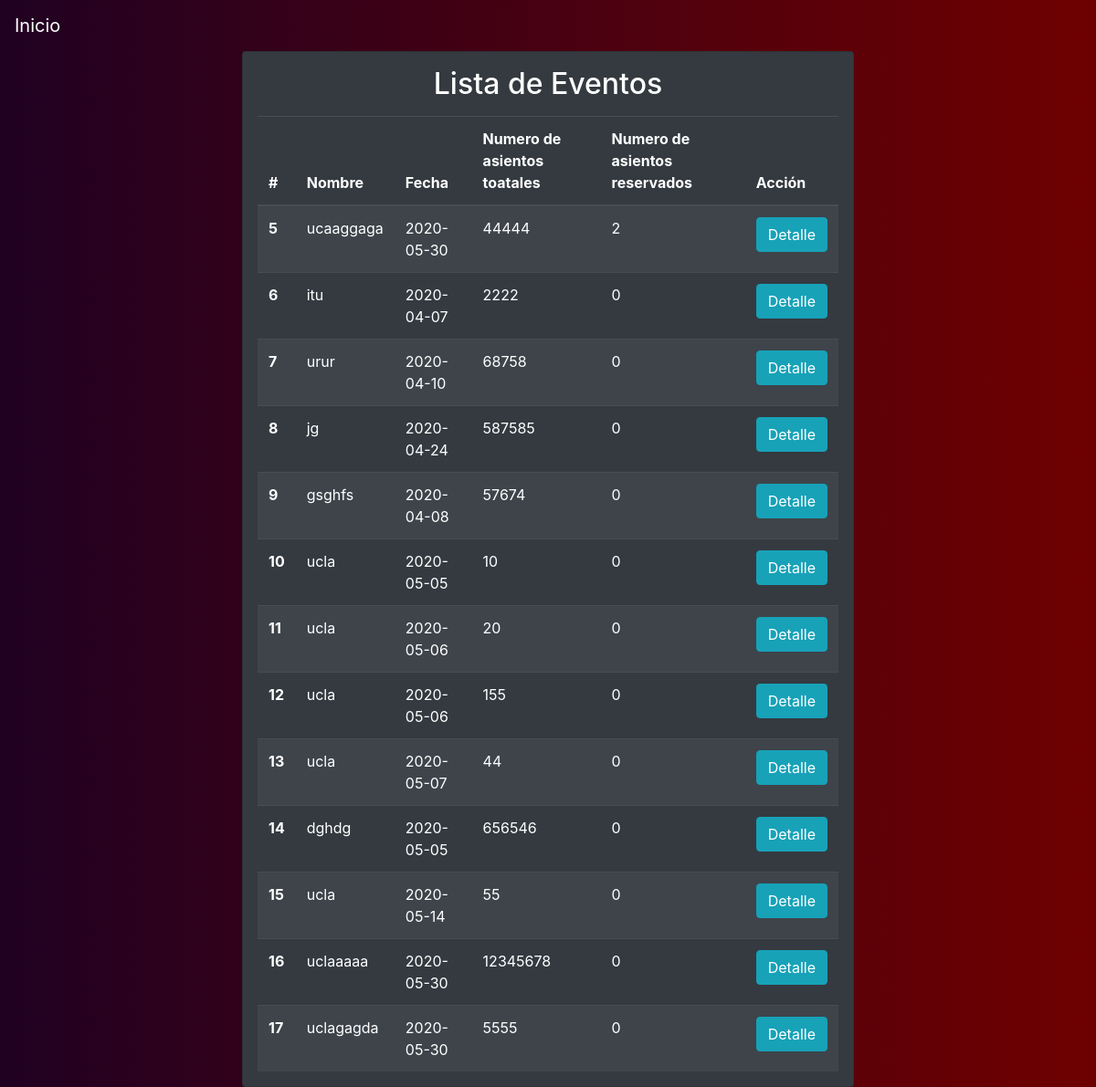
The app's page /events-inactive, older data.
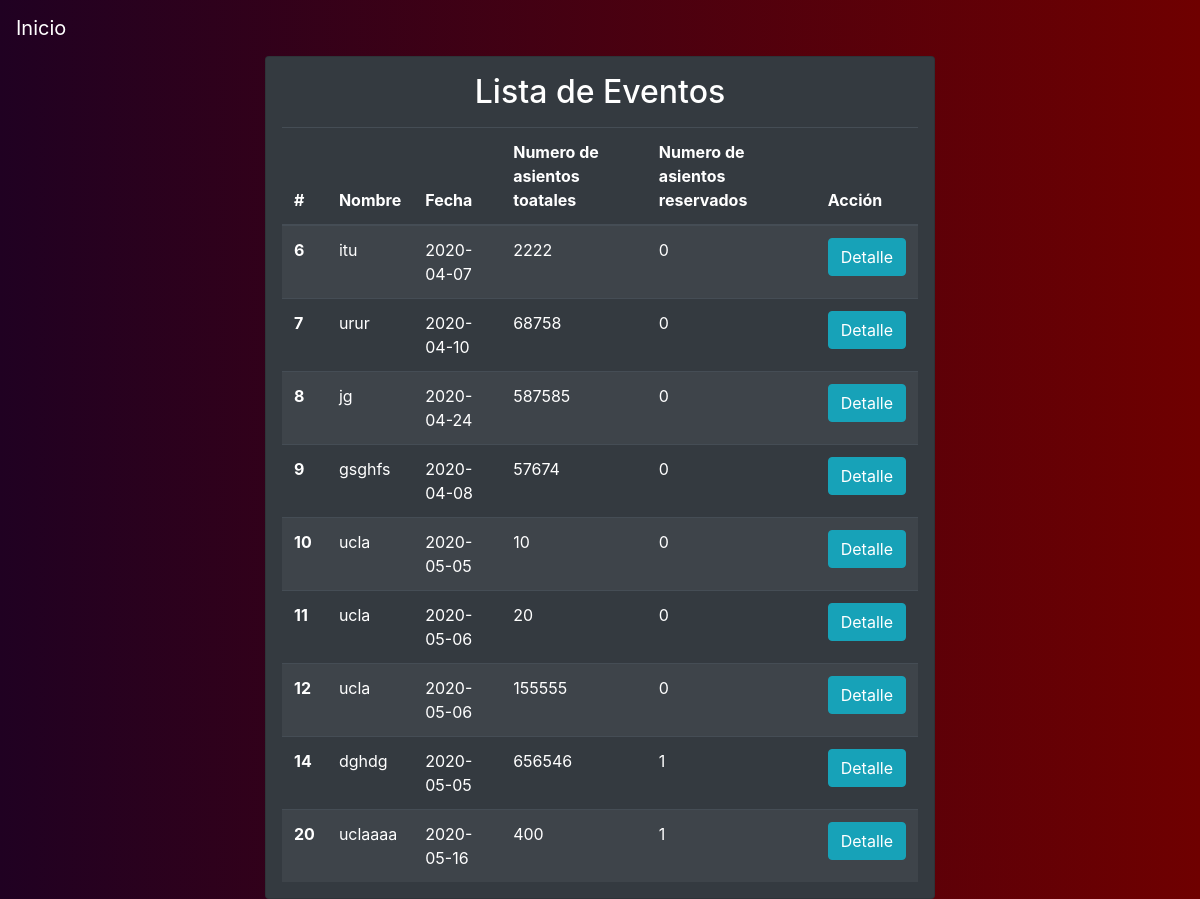
The same page, newer data.
### tables this page shows
CREATE TABLE "Evento"
(
	id INTEGER not null
		constraint Evento_pk
			primary key autoincrement,
	nombre text not null,
	fecha date not null,
	numero_asientos_total int not null,
	numero_asientos_reservados int not null
);

### app.py (the view)
@app.route("/events-inactive")
def events_inactive():
    date = datetime.now().date()
    events = query_db('SELECT * FROM Evento WHERE fecha <= ?', [date])
    return render_template('events_inactive.html', events=events)

### app.py (called while the page is built)
def make_dicts(cursor, row):
    return dict((cursor.description[idx][0], value)
                for idx, value in enumerate(row))

def get_db():
    db = getattr(g, '_database', None)
    if db is None:
        db = g._database = sqlite3.connect(DATABASE)
        db.row_factory = make_dicts
    return db

@app.teardown_appcontext
def close_connection(exception):
    db = getattr(g, '_database', None)
    if db is not None:
        db.close()

def query_db(query, args=(), one=False):
    cur = get_db().execute(query, args)
    rv = cur.fetchall()
    cur.close()
    return (rv[0] if rv else None) if one else rv

### templates/events_inactive.html
{% extends 'layout.html' %}
{% block body %}
<div class="container-fluid">
    <div class="bg-custom row align-items-center justify-content-center vh-100">
        <div class="col-md-7">
            <div class="card bg-dark">
                <div class="car-body text-white mx-3">
                    <h2 class="card-title text-center mt-3"> Lista de Eventos</h2>
                    <table class="table table-striped table-dark my-3 ">
                      <thead>
                        <tr>
                          <th scope="col">#</th>
                          <th scope="col">Nombre</th>
                          <th scope="col">Fecha</th>
                          <th scope="col">Numero de asientos toatales</th>
                          <th scope="col">Numero de asientos reservados</th>
                          <th scope="col">Acción</th>
                        </tr>
                      </thead>
                      <tbody>
                      {% for event in events%}
                        <tr>
                          <th scope="row">{{ event.id }}</th>
                          <td>{{ event.nombre }}</td>
                          <td>{{ event.fecha }}</td>
                          <td>{{ event.numero_asientos_total }}</td>
                          <td>{{ event.numero_asientos_reservados }}</td>
                          <td>
                              <a class="btn btn-info" href="/detail-event/{{event.id}}/{{ event.nombre }}"> Detalle</a>
                          </td>
                        </tr>
                      {% endfor %}
                      </tbody>
                    </table>
                </div>
            </div>
        </div>
    </div>
</div>
{% endblock %}

Row changes from the older to the newer data that the page shows:
removed Evento: id "5", nombre "ucaaggaga", fecha "2020-05-30", numero_asientos_total "44444", numero_asientos_reservados "2"
removed Evento: id "13", nombre "ucla", fecha "2020-05-07", numero_asientos_total "44", numero_asientos_reservados "0"
removed Evento: id "15", nombre "ucla", fecha "2020-05-14", numero_asientos_total "55", numero_asientos_reservados "0"
removed Evento: id "16", nombre "uclaaaaa", fecha "2020-05-30", numero_asientos_total "12345678", numero_asientos_reservados "0"
removed Evento: id "17", nombre "uclagagda", fecha "2020-05-30", numero_asientos_total "5555", numero_asientos_reservados "0"
changed Evento id 12: numero_asientos_total "155" → "155555"
changed Evento "dghdg": numero_asientos_reservados "0" → "1"
added Evento: id "20", nombre "uclaaaa", fecha "2020-05-16", numero_asientos_total "400", numero_asientos_reservados "1"
